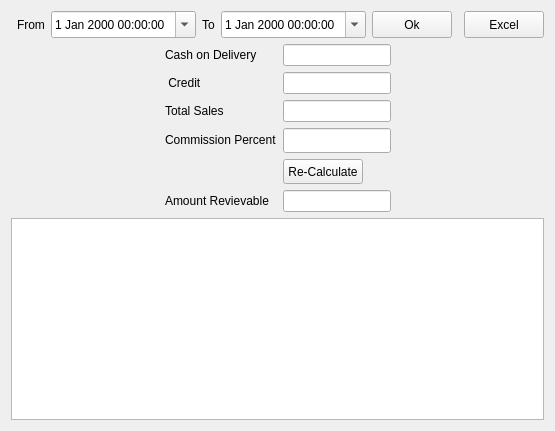
<?xml version="1.0" encoding="UTF-8"?>
<ui version="4.0">
 <class>ZomatoReport</class>
 <widget class="QWidget" name="ZomatoReport">
  <property name="geometry">
   <rect>
    <x>0</x>
    <y>0</y>
    <width>555</width>
    <height>431</height>
   </rect>
  </property>
  <property name="minimumSize">
   <size>
    <width>80</width>
    <height>30</height>
   </size>
  </property>
  <property name="windowTitle">
   <string>Form</string>
  </property>
  <layout class="QVBoxLayout" name="verticalLayout">
   <item>
    <layout class="QHBoxLayout" name="horizontalLayout">
     <item>
      <spacer name="horizontalSpacer_3">
       <property name="orientation">
        <enum>Qt::Horizontal</enum>
       </property>
       <property name="sizeHint" stdset="0">
        <size>
         <width>40</width>
         <height>20</height>
        </size>
       </property>
      </spacer>
     </item>
     <item>
      <widget class="QLabel" name="label">
       <property name="maximumSize">
        <size>
         <width>80</width>
         <height>16777215</height>
        </size>
       </property>
       <property name="text">
        <string>From</string>
       </property>
      </widget>
     </item>
     <item>
      <widget class="QDateTimeEdit" name="FromdateTimeEdit">
       <property name="minimumSize">
        <size>
         <width>0</width>
         <height>27</height>
        </size>
       </property>
       <property name="calendarPopup">
        <bool>true</bool>
       </property>
      </widget>
     </item>
     <item>
      <widget class="QLabel" name="label_2">
       <property name="maximumSize">
        <size>
         <width>80</width>
         <height>16777215</height>
        </size>
       </property>
       <property name="text">
        <string>To</string>
       </property>
      </widget>
     </item>
     <item>
      <widget class="QDateTimeEdit" name="TodateTimeEdit_2">
       <property name="minimumSize">
        <size>
         <width>0</width>
         <height>27</height>
        </size>
       </property>
       <property name="calendarPopup">
        <bool>true</bool>
       </property>
      </widget>
     </item>
     <item>
      <widget class="QPushButton" name="OKpushButton">
       <property name="minimumSize">
        <size>
         <width>80</width>
         <height>27</height>
        </size>
       </property>
       <property name="maximumSize">
        <size>
         <width>16777215</width>
         <height>80</height>
        </size>
       </property>
       <property name="text">
        <string>Ok</string>
       </property>
      </widget>
     </item>
     <item>
      <spacer name="horizontalSpacer">
       <property name="orientation">
        <enum>Qt::Horizontal</enum>
       </property>
       <property name="sizeHint" stdset="0">
        <size>
         <width>40</width>
         <height>20</height>
        </size>
       </property>
      </spacer>
     </item>
     <item>
      <widget class="QPushButton" name="excel">
       <property name="minimumSize">
        <size>
         <width>80</width>
         <height>27</height>
        </size>
       </property>
       <property name="maximumSize">
        <size>
         <width>16777215</width>
         <height>80</height>
        </size>
       </property>
       <property name="text">
        <string>Excel</string>
       </property>
      </widget>
     </item>
    </layout>
   </item>
   <item>
    <layout class="QHBoxLayout" name="horizontalLayout_3">
     <item>
      <spacer name="horizontalSpacer_4">
       <property name="orientation">
        <enum>Qt::Horizontal</enum>
       </property>
       <property name="sizeHint" stdset="0">
        <size>
         <width>40</width>
         <height>20</height>
        </size>
       </property>
      </spacer>
     </item>
     <item>
      <layout class="QFormLayout" name="formLayout">
       <item row="0" column="0">
        <widget class="QLabel" name="label_3">
         <property name="text">
          <string>Cash on Delivery</string>
         </property>
        </widget>
       </item>
       <item row="0" column="1">
        <widget class="QLineEdit" name="cashLine">
         <property name="maximumSize">
          <size>
           <width>200</width>
           <height>16777215</height>
          </size>
         </property>
        </widget>
       </item>
       <item row="1" column="0">
        <widget class="QLabel" name="label_4">
         <property name="text">
          <string> Credit</string>
         </property>
        </widget>
       </item>
       <item row="1" column="1">
        <widget class="QLineEdit" name="creditLine">
         <property name="maximumSize">
          <size>
           <width>200</width>
           <height>200</height>
          </size>
         </property>
        </widget>
       </item>
       <item row="7" column="0">
        <widget class="QLabel" name="label_6">
         <property name="text">
          <string>Amount Revievable</string>
         </property>
        </widget>
       </item>
       <item row="7" column="1">
        <widget class="QLineEdit" name="commAmount">
         <property name="maximumSize">
          <size>
           <width>200</width>
           <height>200</height>
          </size>
         </property>
        </widget>
       </item>
       <item row="2" column="0">
        <widget class="QLabel" name="label_7">
         <property name="text">
          <string>Total Sales</string>
         </property>
        </widget>
       </item>
       <item row="2" column="1">
        <widget class="QLineEdit" name="TotallineEdit">
         <property name="maximumSize">
          <size>
           <width>200</width>
           <height>200</height>
          </size>
         </property>
        </widget>
       </item>
       <item row="5" column="1">
        <layout class="QHBoxLayout" name="horizontalLayout_2">
         <item>
          <widget class="QPushButton" name="calcButton">
           <property name="minimumSize">
            <size>
             <width>80</width>
             <height>25</height>
            </size>
           </property>
           <property name="maximumSize">
            <size>
             <width>80</width>
             <height>16777215</height>
            </size>
           </property>
           <property name="text">
            <string>Re-Calculate</string>
           </property>
          </widget>
         </item>
        </layout>
       </item>
       <item row="3" column="1">
        <widget class="QLineEdit" name="commPercent">
         <property name="minimumSize">
          <size>
           <width>0</width>
           <height>25</height>
          </size>
         </property>
         <property name="maximumSize">
          <size>
           <width>200</width>
           <height>200</height>
          </size>
         </property>
        </widget>
       </item>
       <item row="3" column="0">
        <widget class="QLabel" name="label_5">
         <property name="text">
          <string>Commission Percent</string>
         </property>
        </widget>
       </item>
      </layout>
     </item>
     <item>
      <spacer name="horizontalSpacer_5">
       <property name="orientation">
        <enum>Qt::Horizontal</enum>
       </property>
       <property name="sizeHint" stdset="0">
        <size>
         <width>40</width>
         <height>20</height>
        </size>
       </property>
      </spacer>
     </item>
    </layout>
   </item>
   <item>
    <widget class="QTableWidget" name="tableWidget"/>
   </item>
  </layout>
 </widget>
 <resources/>
 <connections/>
</ui>
